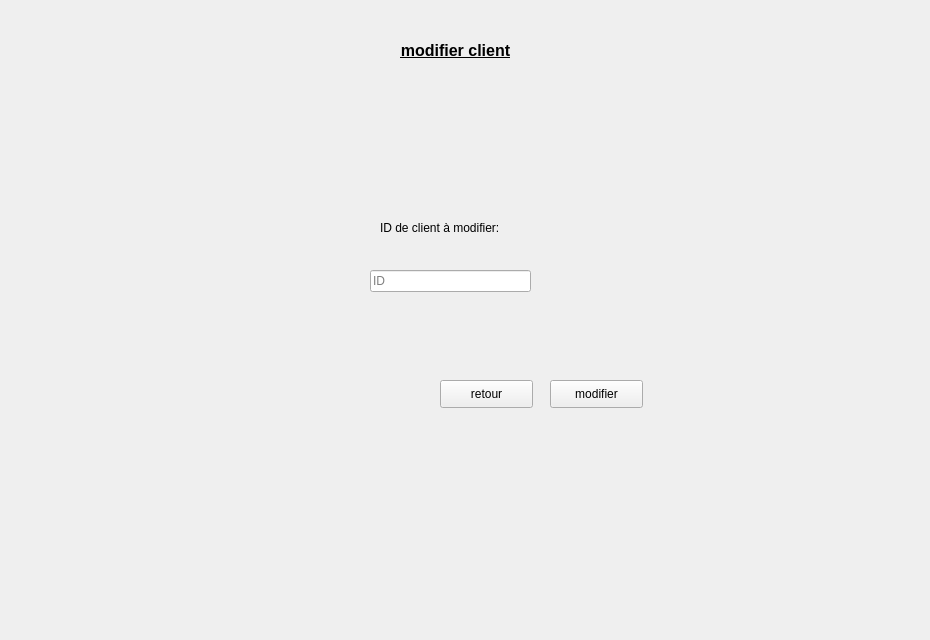
      <widget class="QWidget" name="tab_2">
       <attribute name="title">
        <string>Modifier</string>
       </attribute>
       <widget class="QLabel" name="label_11">
        <property name="geometry">
         <rect>
          <x>-10</x>
          <y>-10</y>
          <width>921</width>
          <height>631</height>
         </rect>
        </property>
        <property name="text">
         <string/>
        </property>
        <property name="pixmap">
         <pixmap>../../Desktop/images qt/fond.jpg</pixmap>
        </property>
        <property name="scaledContents">
         <bool>true</bool>
        </property>
       </widget>
       <widget class="QLabel" name="label_15">
        <property name="geometry">
         <rect>
          <x>0</x>
          <y>30</y>
          <width>911</width>
          <height>41</height>
         </rect>
        </property>
        <property name="text">
         <string>&lt;html&gt;&lt;head/&gt;&lt;body&gt;&lt;p align=&quot;center&quot;&gt;&lt;span style=&quot; font-size:12pt; font-weight:600; text-decoration: underline;&quot;&gt;modifier client&lt;/span&gt;&lt;/p&gt;&lt;/body&gt;&lt;/html&gt;</string>
        </property>
       </widget>
       <widget class="QPushButton" name="retour_2">
        <property name="geometry">
         <rect>
          <x>440</x>
          <y>380</y>
          <width>93</width>
          <height>28</height>
         </rect>
        </property>
        <property name="text">
         <string>retour</string>
        </property>
       </widget>
       <widget class="QLineEdit" name="lineEdit_14">
        <property name="geometry">
         <rect>
          <x>370</x>
          <y>270</y>
          <width>161</width>
          <height>22</height>
         </rect>
        </property>
        <property name="placeholderText">
         <string>ID</string>
        </property>
       </widget>
       <widget class="QLabel" name="label_44">
        <property name="geometry">
         <rect>
          <x>380</x>
          <y>220</y>
          <width>161</width>
          <height>16</height>
         </rect>
        </property>
        <property name="text">
         <string>ID de client à modifier:</string>
        </property>
       </widget>
       <widget class="QPushButton" name="pushButton_15">
        <property name="geometry">
         <rect>
          <x>550</x>
          <y>380</y>
          <width>93</width>
          <height>28</height>
         </rect>
        </property>
        <property name="text">
         <string>modifier</string>
        </property>
       </widget>
      </widget>
